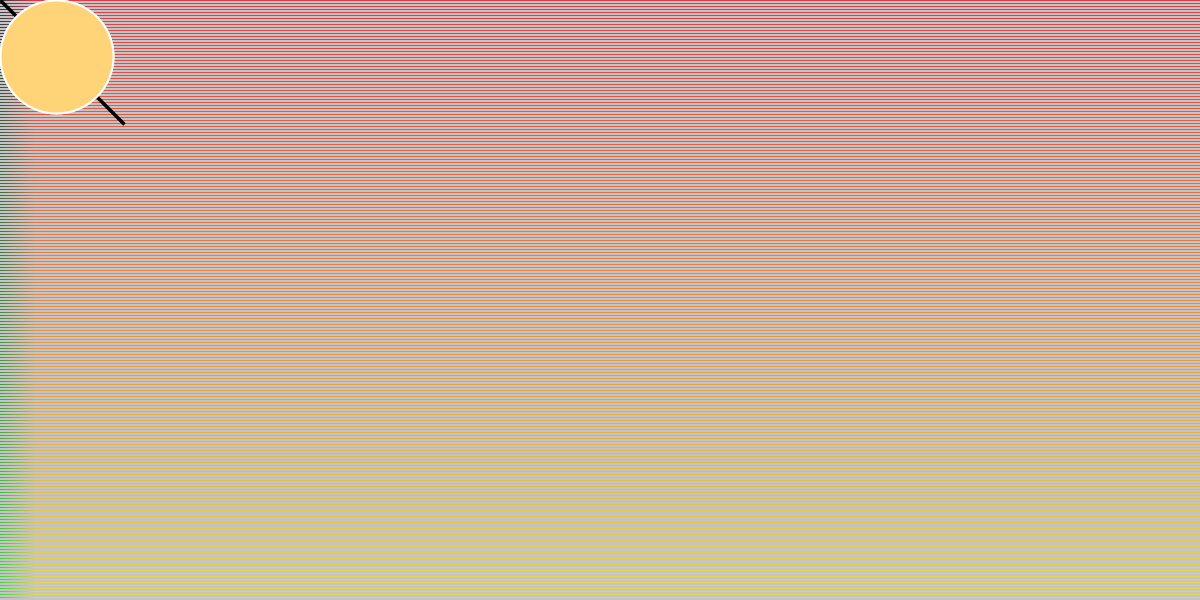
Frame 1 (no input)
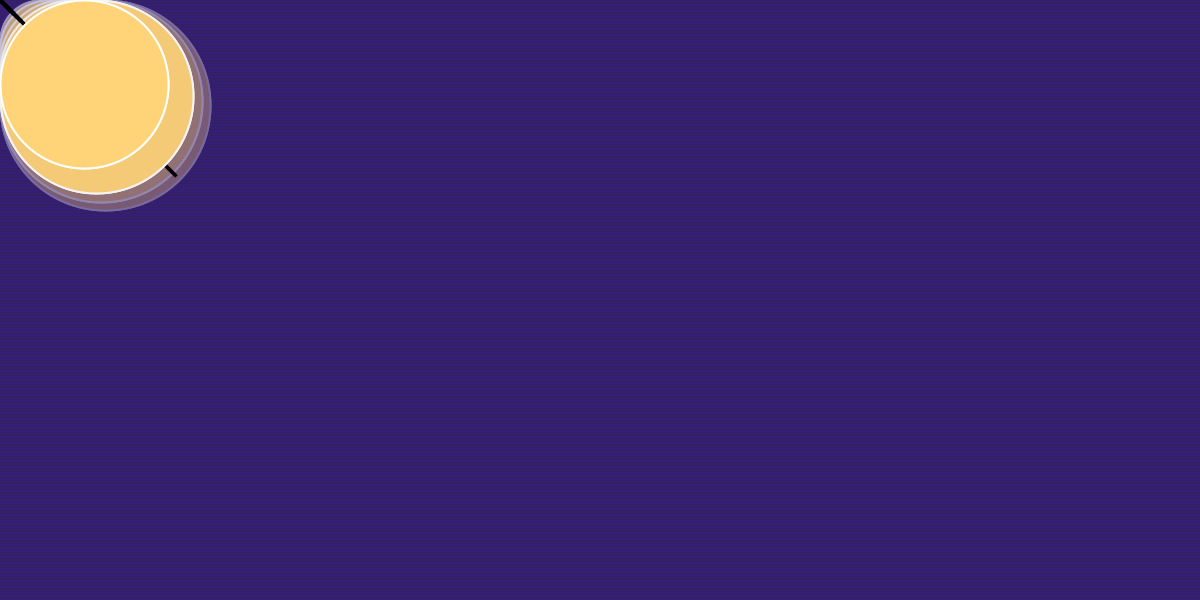
Frame 60 (the mouse pressed at the canvas centre just before this capture)
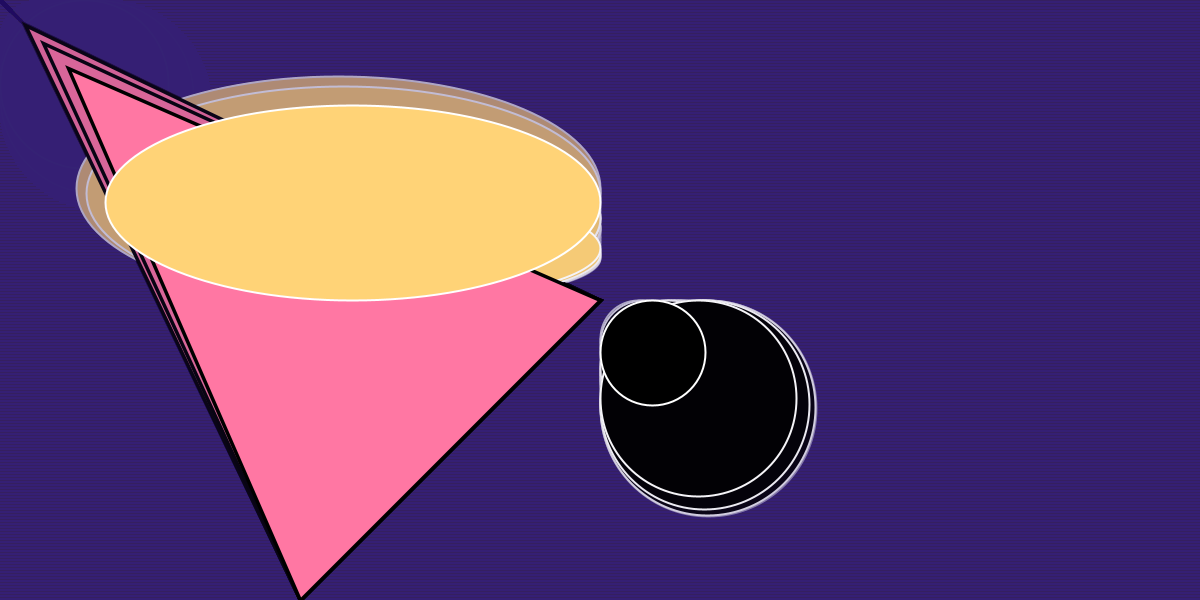
Frame 120 (the mouse held since frame 60 and released just before this capture)

The Processing sketch that drew these frames (run headless with seeded random() and noise(); from frame 60 on, the mouse is pressed at the canvas centre):

// Processing sketch: processing_71925
// ── processing_71925.pde

//Eliana Weiner
//Introduction to Digital Media Fall 2012 - Assignment 01b
//Section A
//9.11.12

float randomdiameter=0; //Global Variable - float
float strokeGray=0; //Global Variable - float

float ellipsediameter=50;
float strokealpha=255;

void setup() {
  size(1200, 600);
  //background(255,115,0);
  noStroke();
  colorMode(RGB, 210);
  for (int i = 0; i < width; i++) {
    for (int j = 0; j < height; j++) {
      stroke(i*6, j, 0);
      point(i, j*3);
    }
  }
}

void draw() {
  
  noStroke();
  fill(40,11,88,10);      //Set to purple transparency  
  rect(0,0,width,height);
  
  smooth(); //anti-aliasing 
  stroke(strokeGray);
  strokeWeight(3.5);
  fill(255, 98, 135); //set inside the triangles's color to pink

  randomdiameter = random(20, 180);
  if (randomdiameter<180) { //stops at 180, 
    randomdiameter++;
  }
  else {
    randomdiameter=0;
  }
  triangle(mouseX, mouseY, randomdiameter, randomdiameter, mouseY, mouseX);

  smooth();  //anti-aliasing
  stroke(strokealpha);
  strokeWeight(2);
  //fill(255, 174, 98); //inside color

  ellipsediameter = random (75, 220);
  if (ellipsediameter<220) {  //stops at 220,
    ellipsediameter++;
  }
  else {
    ellipsediameter=50;
  }
  ellipseMode(CORNER);  // Set ellipseMode is CORNER
  fill(0);  // Set fill to black
  ellipse(mouseX, mouseY, ellipsediameter, ellipsediameter);  // Draw yellow ellipse using CORNER mode

  ellipseMode(CORNERS);  // Set ellipseMode to CORNERS
  fill(255,174,98);  // Set fill to orange
  ellipse(mouseX, mouseY, ellipsediameter, ellipsediameter);  // Draw gray ellipse using CORNERS mode
}


void mouseClicked() {

  if (strokeGray==0) { //Conditional if stroke is black change it to white
    strokeGray=150;    //If strokeGray is set to black, set it to white
  }
  else {      //Or else, set stroke from white to black-do this if conditional isnt met
    strokeGray=0;
  }

  if (strokealpha==255) {  //Conditional if stroke is white change it to black
    strokealpha=0;
  }
  else {          //Or else, set stroke from black to white - do this if conditional isnt met
    strokealpha=255;
  }
}
